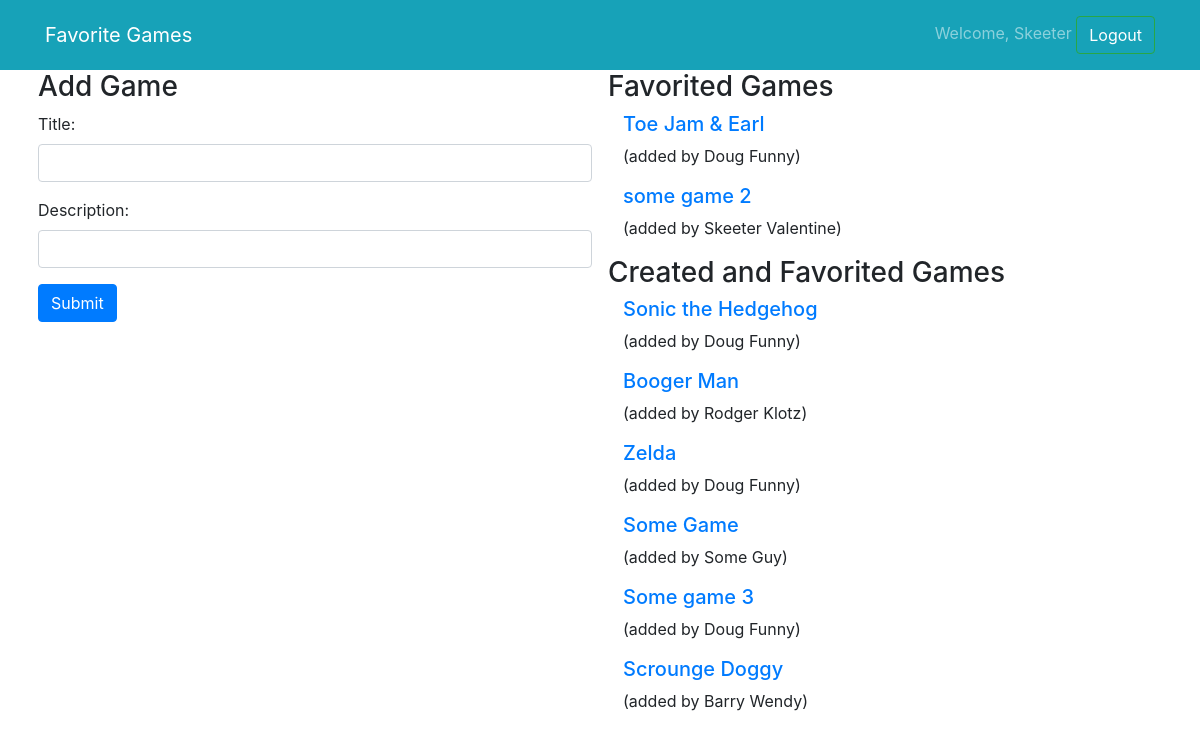
Page /games (signed in) on the earlier database version.
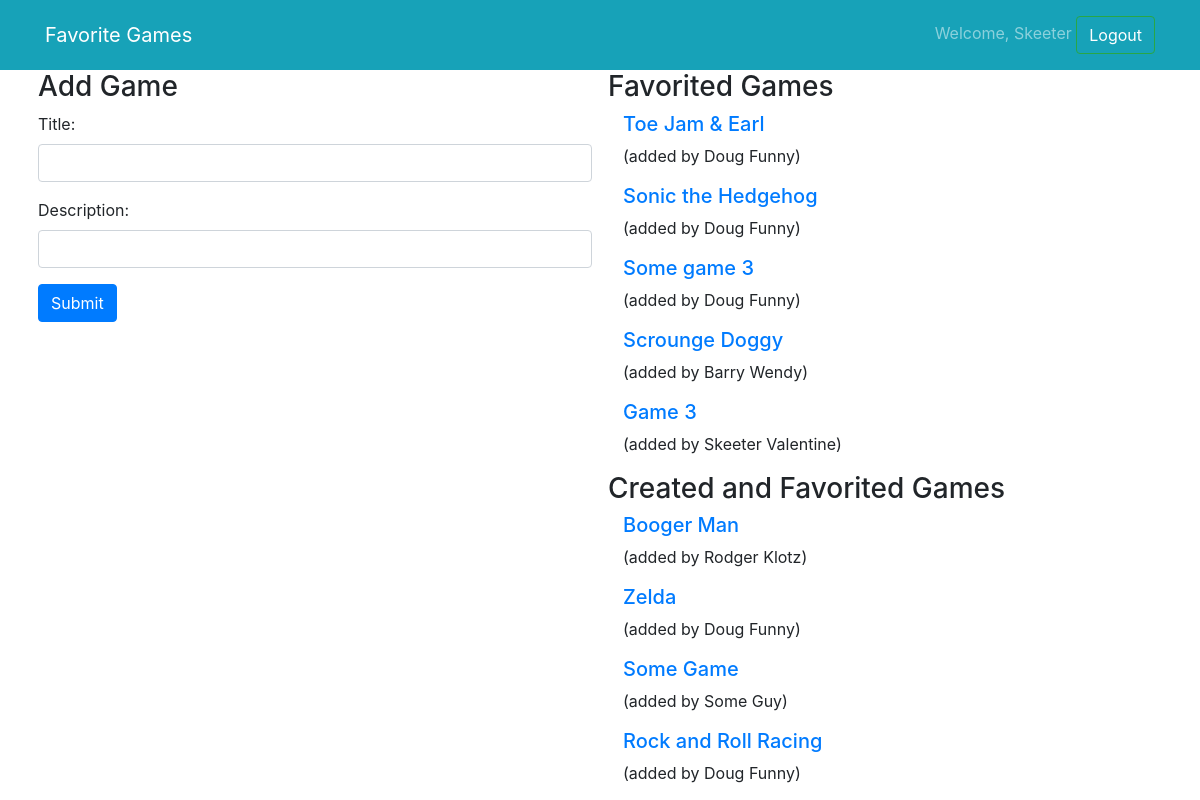
Same page on the later database version.
### gamerz_chat_app/models.py (models this page shows)
class Game(models.Model):
    title = models.CharField(max_length=255)
    description = models.CharField(max_length=255)
    creator = models.ForeignKey(User, related_name="has_created_games", on_delete=models.CASCADE)
    favorited_by = models.ManyToManyField(User, related_name="favorited_games")
    created_at = models.DateField(auto_now_add=True)
    updated_at = models.DateField(auto_now=True)
    objects = GameManager()

class User(models.Model):
    first_name = models.CharField(max_length=255)
    last_name = models.CharField(max_length=255)
    email = models.EmailField(max_length=255)
    password = models.CharField(max_length=255)
    created_at = models.DateField(auto_now_add=True)
    updated_at = models.DateField(auto_now=True)
    objects = UserManager()

### gamerz_chat_app/views.py (the view)
# urls.py: path("games", views.game_all),
def game_all(request):
    if "user_id" not in request.session:
        return redirect('/')
    else:
        context = {
            'all_games': Game.objects.all(),
            'this_user': User.objects.get(id=request.session['user_id'])
        }
        return render(request, 'games/game_all.html', context)

### gamerz_chat_app/templates/games/game_all.html (shortened to what this page needs)
<!DOCTYPE html>
<html lang="en">
<head>
    <link rel="stylesheet" href="https://stackpath.bootstrapcdn.com/bootstrap/4.3.1/css/bootstrap.min.css"
>
</head>
<body>
    <nav class="navbar navbar-expand-lg navbar-dark bg-info">
        <div class="container">
            <a class="navbar-brand" href="#">Favorite Games</a>
            <div class="collapse navbar-collapse" id="navbarText">
                <span class="navbar-text">
                    Welcome, {{request.session.greeting}} </a> <a href="/logout" role="button"
                        class="btn btn-outline-success">Logout</a>
                </span>
            </div>
        </div>
    </nav>
    <div class="container">
        <div class="row">
            <div class="col-6 px-2">
                <h3>Add Game</h3>
                <form action="/games/create" method="post">
                    <div class="form-group">
                        <label for="title">Title:</label>
                        <input type="text" class="form-control" name="title">
                    </div>
                    <div class="form-group">
                        <label for="description">Description:</label>
                        <input type="text" class="form-control" name="description">
                    </div>
                    <button type="submit" class="btn btn-primary">Submit</button>
                </form>
            </div>
            <div class="col-6 px-2">
                <h3>Favorited Games</h3>
                {% for game in all_games %}
                {% if this_user in game.favorited_by.all %}
                <div class="container">
                    <h5><a href="/games/{{game.id}}">{{game.title}}</a></h5>
                    <p>(added by {{game.creator.first_name}} {{game.creator.last_name}})</p>
                </div>
                {% endif %}
                {% endfor %}
                <h3>Created and Favorited Games</h3>
                {% for game in all_games %}
                {% if this_user not in game.favorited_by.all %}
                <div class="container">
                    <h5><a href="/games/{{game.id}}">{{game.title}}</a></h5>
                    <p>(added by {{game.creator.first_name}} {{game.creator.last_name}})</p>
                </div>
                {% endif %}
                {% endfor %}
            </div>
        </div>
    </div>
</body>
</html>

Differences in the rows shown:
removed Game: title "some game 2", creator.first_name "Skeeter", creator.last_name "Valentine", shown under "Favorited Games"
shown differently, row unchanged: Game "Sonic the Hedgehog": moves from the list under "Created and Favorited Games" to the list under "Favorited Games"
shown differently, row unchanged: Game "Some game 3": moves from the list under "Created and Favorited Games" to the list under "Favorited Games"
shown differently, row unchanged: Game "Scrounge Doggy": moves from the list under "Created and Favorited Games" to the list under "Favorited Games"
added Game: title "Game 3", creator.first_name "Skeeter", creator.last_name "Valentine", shown under "Favorited Games"
added Game: title "Rock and Roll Racing", creator.first_name "Doug", creator.last_name "Funny", shown under "Created and Favorited Games"
